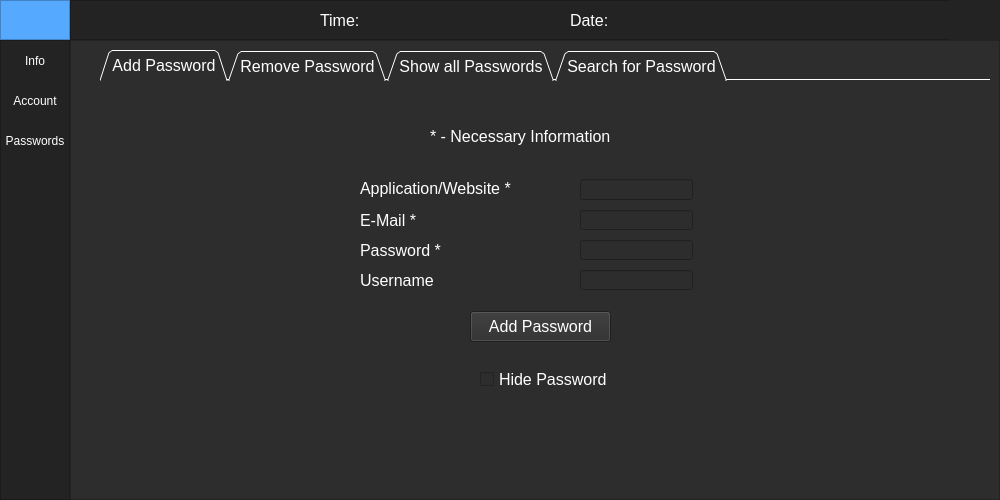
<?xml version="1.0" encoding="UTF-8"?>
<ui version="4.0">
 <class>MainWindow</class>
 <widget class="QMainWindow" name="MainWindow">
  <property name="geometry">
   <rect>
    <x>0</x>
    <y>0</y>
    <width>1000</width>
    <height>500</height>
   </rect>
  </property>
  <property name="minimumSize">
   <size>
    <width>1000</width>
    <height>500</height>
   </size>
  </property>
  <property name="cursor">
   <cursorShape>ArrowCursor</cursorShape>
  </property>
  <property name="windowTitle">
   <string>Password Manager</string>
  </property>
  <property name="windowIcon">
   <iconset>
    <normaloff>../images/password_manager.png</normaloff>../images/password_manager.png</iconset>
  </property>
  <property name="styleSheet">
   <string notr="true">background-color: rgb(45, 45, 45);</string>
  </property>
  <property name="documentMode">
   <bool>false</bool>
  </property>
  <property name="tabShape">
   <enum>QTabWidget::Rounded</enum>
  </property>
  <widget class="QWidget" name="centralwidget">
   <layout class="QVBoxLayout" name="verticalLayout">
    <property name="spacing">
     <number>0</number>
    </property>
    <property name="leftMargin">
     <number>0</number>
    </property>
    <property name="topMargin">
     <number>0</number>
    </property>
    <property name="rightMargin">
     <number>0</number>
    </property>
    <property name="bottomMargin">
     <number>0</number>
    </property>
    <item>
     <widget class="QFrame" name="Top_Bar">
      <property name="maximumSize">
       <size>
        <width>16777215</width>
        <height>40</height>
       </size>
      </property>
      <property name="styleSheet">
       <string notr="true">background-color: rgb(35, 35, 35);</string>
      </property>
      <property name="frameShape">
       <enum>QFrame::NoFrame</enum>
      </property>
      <property name="frameShadow">
       <enum>QFrame::Raised</enum>
      </property>
      <layout class="QHBoxLayout" name="horizontalLayout">
       <property name="spacing">
        <number>0</number>
       </property>
       <property name="leftMargin">
        <number>0</number>
       </property>
       <property name="topMargin">
        <number>0</number>
       </property>
       <property name="rightMargin">
        <number>0</number>
       </property>
       <property name="bottomMargin">
        <number>0</number>
       </property>
       <item>
        <widget class="QFrame" name="frame_toggle">
         <property name="maximumSize">
          <size>
           <width>70</width>
           <height>40</height>
          </size>
         </property>
         <property name="styleSheet">
          <string notr="true">background-color: rgb(85, 170, 255);</string>
         </property>
         <property name="frameShape">
          <enum>QFrame::StyledPanel</enum>
         </property>
         <property name="frameShadow">
          <enum>QFrame::Raised</enum>
         </property>
         <layout class="QVBoxLayout" name="verticalLayout_2">
          <property name="spacing">
           <number>0</number>
          </property>
          <property name="leftMargin">
           <number>0</number>
          </property>
          <property name="topMargin">
           <number>0</number>
          </property>
          <property name="rightMargin">
           <number>0</number>
          </property>
          <property name="bottomMargin">
           <number>0</number>
          </property>
          <item>
           <widget class="QPushButton" name="Btn_Toggle">
            <property name="sizePolicy">
             <sizepolicy hsizetype="Expanding" vsizetype="Expanding">
              <horstretch>0</horstretch>
              <verstretch>0</verstretch>
             </sizepolicy>
            </property>
            <property name="styleSheet">
             <string notr="true">color: rgb(255, 255, 255);
border: 0px solid;</string>
            </property>
            <property name="text">
             <string/>
            </property>
           </widget>
          </item>
         </layout>
        </widget>
       </item>
       <item>
        <widget class="QFrame" name="frame_top">
         <property name="frameShape">
          <enum>QFrame::StyledPanel</enum>
         </property>
         <property name="frameShadow">
          <enum>QFrame::Raised</enum>
         </property>
         <widget class="QLabel" name="time">
          <property name="geometry">
           <rect>
            <x>250</x>
            <y>10</y>
            <width>61</width>
            <height>21</height>
           </rect>
          </property>
          <property name="font">
           <font>
            <pointsize>12</pointsize>
           </font>
          </property>
          <property name="styleSheet">
           <string notr="true">color: rgb(255, 255, 255);</string>
          </property>
          <property name="text">
           <string>Time:</string>
          </property>
         </widget>
         <widget class="QLabel" name="time_stemp">
          <property name="geometry">
           <rect>
            <x>320</x>
            <y>10</y>
            <width>151</width>
            <height>21</height>
           </rect>
          </property>
          <property name="font">
           <font>
            <pointsize>12</pointsize>
           </font>
          </property>
          <property name="styleSheet">
           <string notr="true">color: rgb(255, 255, 255);</string>
          </property>
          <property name="text">
           <string/>
          </property>
         </widget>
         <widget class="QLabel" name="date">
          <property name="geometry">
           <rect>
            <x>500</x>
            <y>10</y>
            <width>61</width>
            <height>20</height>
           </rect>
          </property>
          <property name="font">
           <font>
            <pointsize>12</pointsize>
           </font>
          </property>
          <property name="styleSheet">
           <string notr="true">color: rgb(255, 255, 255);</string>
          </property>
          <property name="text">
           <string>Date:</string>
          </property>
         </widget>
         <widget class="QLabel" name="date_stemp">
          <property name="geometry">
           <rect>
            <x>570</x>
            <y>10</y>
            <width>141</width>
            <height>16</height>
           </rect>
          </property>
          <property name="font">
           <font>
            <pointsize>12</pointsize>
           </font>
          </property>
          <property name="styleSheet">
           <string notr="true">color: rgb(255, 255, 255);</string>
          </property>
          <property name="text">
           <string/>
          </property>
         </widget>
         <widget class="QPushButton" name="btn_logout">
          <property name="geometry">
           <rect>
            <x>880</x>
            <y>0</y>
            <width>51</width>
            <height>40</height>
           </rect>
          </property>
          <property name="minimumSize">
           <size>
            <width>0</width>
            <height>40</height>
           </size>
          </property>
          <property name="styleSheet">
           <string notr="true">QPushButton {
	color: rgb(255, 255, 255);
	background-color: rgb(35, 35, 35);
	border: 0px solid;
}
QPushButton:hover {
	background-color: rgb(85, 170, 255);
}</string>
          </property>
          <property name="text">
           <string/>
          </property>
          <property name="icon">
           <iconset>
            <normaloff>../images/logout.png</normaloff>../images/logout.png</iconset>
          </property>
          <property name="iconSize">
           <size>
            <width>32</width>
            <height>32</height>
           </size>
          </property>
         </widget>
        </widget>
       </item>
      </layout>
     </widget>
    </item>
    <item>
     <widget class="QFrame" name="Content">
      <property name="frameShape">
       <enum>QFrame::NoFrame</enum>
      </property>
      <property name="frameShadow">
       <enum>QFrame::Raised</enum>
      </property>
      <layout class="QHBoxLayout" name="horizontalLayout_2">
       <property name="spacing">
        <number>0</number>
       </property>
       <property name="leftMargin">
        <number>0</number>
       </property>
       <property name="topMargin">
        <number>0</number>
       </property>
       <property name="rightMargin">
        <number>0</number>
       </property>
       <property name="bottomMargin">
        <number>0</number>
       </property>
       <item>
        <widget class="QFrame" name="frame_left_menu">
         <property name="minimumSize">
          <size>
           <width>70</width>
           <height>0</height>
          </size>
         </property>
         <property name="maximumSize">
          <size>
           <width>70</width>
           <height>16777215</height>
          </size>
         </property>
         <property name="styleSheet">
          <string notr="true">background-color: rgb(35, 35, 35);</string>
         </property>
         <property name="frameShape">
          <enum>QFrame::StyledPanel</enum>
         </property>
         <property name="frameShadow">
          <enum>QFrame::Raised</enum>
         </property>
         <layout class="QVBoxLayout" name="verticalLayout_3">
          <property name="leftMargin">
           <number>0</number>
          </property>
          <property name="topMargin">
           <number>0</number>
          </property>
          <property name="rightMargin">
           <number>0</number>
          </property>
          <property name="bottomMargin">
           <number>0</number>
          </property>
          <item alignment="Qt::AlignTop">
           <widget class="QFrame" name="frame_top_menus">
            <property name="frameShape">
             <enum>QFrame::NoFrame</enum>
            </property>
            <property name="frameShadow">
             <enum>QFrame::Raised</enum>
            </property>
            <layout class="QVBoxLayout" name="verticalLayout_4">
             <property name="spacing">
              <number>0</number>
             </property>
             <property name="leftMargin">
              <number>0</number>
             </property>
             <property name="topMargin">
              <number>0</number>
             </property>
             <property name="rightMargin">
              <number>0</number>
             </property>
             <property name="bottomMargin">
              <number>0</number>
             </property>
             <item>
              <widget class="QPushButton" name="btn_page_4">
               <property name="minimumSize">
                <size>
                 <width>0</width>
                 <height>40</height>
                </size>
               </property>
               <property name="styleSheet">
                <string notr="true">QPushButton {
	color: rgb(255, 255, 255);
	background-color: rgb(35, 35, 35);
	border: 0px solid;
}
QPushButton:hover {
	background-color: rgb(85, 170, 255);
}</string>
               </property>
               <property name="text">
                <string>Info</string>
               </property>
              </widget>
             </item>
             <item>
              <widget class="QPushButton" name="btn_page_1">
               <property name="minimumSize">
                <size>
                 <width>0</width>
                 <height>40</height>
                </size>
               </property>
               <property name="styleSheet">
                <string notr="true">QPushButton {
	color: rgb(255, 255, 255);
	background-color: rgb(35, 35, 35);
	border: 0px solid;
}
QPushButton:hover {
	background-color: rgb(85, 170, 255);
}</string>
               </property>
               <property name="text">
                <string>Account</string>
               </property>
              </widget>
             </item>
             <item>
              <widget class="QPushButton" name="btn_page_2">
               <property name="minimumSize">
                <size>
                 <width>0</width>
                 <height>40</height>
                </size>
               </property>
               <property name="styleSheet">
                <string notr="true">QPushButton {
	color: rgb(255, 255, 255);
	background-color: rgb(35, 35, 35);
	border: 0px solid;
}
QPushButton:hover {
	background-color: rgb(85, 170, 255);
}</string>
               </property>
               <property name="text">
                <string>Passwords</string>
               </property>
              </widget>
             </item>
            </layout>
           </widget>
          </item>
          <item>
           <widget class="QPushButton" name="btn_page_3">
            <property name="minimumSize">
             <size>
              <width>0</width>
              <height>40</height>
             </size>
            </property>
            <property name="styleSheet">
             <string notr="true">QPushButton {
	color: rgb(255, 255, 255);
	background-color: rgb(35, 35, 35);
	border: 0px solid;
}
QPushButton:hover {
	background-color: rgb(85, 170, 255);
}</string>
            </property>
            <property name="text">
             <string/>
            </property>
            <property name="icon">
             <iconset>
              <normaloff>../images/settings.png</normaloff>../images/settings.png</iconset>
            </property>
            <property name="iconSize">
             <size>
              <width>32</width>
              <height>32</height>
             </size>
            </property>
           </widget>
          </item>
         </layout>
        </widget>
       </item>
       <item>
        <widget class="QFrame" name="frame_pages">
         <property name="frameShape">
          <enum>QFrame::StyledPanel</enum>
         </property>
         <property name="frameShadow">
          <enum>QFrame::Raised</enum>
         </property>
         <layout class="QVBoxLayout" name="verticalLayout_5">
          <item>
           <widget class="QStackedWidget" name="stackedWidget">
            <property name="font">
             <font>
              <pointsize>8</pointsize>
             </font>
            </property>
            <property name="currentIndex">
             <number>1</number>
            </property>
            <widget class="QWidget" name="page_account">
             <widget class="QLabel" name="headline_account">
              <property name="geometry">
               <rect>
                <x>330</x>
                <y>10</y>
                <width>231</width>
                <height>64</height>
               </rect>
              </property>
              <property name="font">
               <font>
                <pointsize>40</pointsize>
               </font>
              </property>
              <property name="styleSheet">
               <string notr="true">color: #FFF;</string>
              </property>
              <property name="text">
               <string>Account</string>
              </property>
              <property name="alignment">
               <set>Qt::AlignCenter</set>
              </property>
             </widget>
             <widget class="QLabel" name="label_username_2">
              <property name="geometry">
               <rect>
                <x>210</x>
                <y>120</y>
                <width>111</width>
                <height>31</height>
               </rect>
              </property>
              <property name="font">
               <font>
                <pointsize>12</pointsize>
               </font>
              </property>
              <property name="styleSheet">
               <string notr="true">color: rgb(255, 255, 255);</string>
              </property>
              <property name="text">
               <string>Username: </string>
              </property>
             </widget>
             <widget class="QLabel" name="label_email_2">
              <property name="geometry">
               <rect>
                <x>210</x>
                <y>180</y>
                <width>111</width>
                <height>21</height>
               </rect>
              </property>
              <property name="font">
               <font>
                <pointsize>12</pointsize>
               </font>
              </property>
              <property name="styleSheet">
               <string notr="true">color: rgb(255, 255, 255);</string>
              </property>
              <property name="text">
               <string>E-Mail:</string>
              </property>
             </widget>
             <widget class="QLabel" name="label_name_2">
              <property name="geometry">
               <rect>
                <x>210</x>
                <y>230</y>
                <width>111</width>
                <height>21</height>
               </rect>
              </property>
              <property name="font">
               <font>
                <pointsize>12</pointsize>
               </font>
              </property>
              <property name="styleSheet">
               <string notr="true">color: rgb(255, 255, 255);</string>
              </property>
              <property name="text">
               <string>Name:</string>
              </property>
             </widget>
             <widget class="QLabel" name="label_lastname_2">
              <property name="geometry">
               <rect>
                <x>210</x>
                <y>280</y>
                <width>111</width>
                <height>21</height>
               </rect>
              </property>
              <property name="font">
               <font>
                <pointsize>12</pointsize>
               </font>
              </property>
              <property name="styleSheet">
               <string notr="true">color: rgb(255, 255, 255);</string>
              </property>
              <property name="text">
               <string>Lastname:</string>
              </property>
             </widget>
             <widget class="QPushButton" name="btn_change_password">
              <property name="geometry">
               <rect>
                <x>220</x>
                <y>360</y>
                <width>171</width>
                <height>31</height>
               </rect>
              </property>
              <property name="font">
               <font>
                <pointsize>12</pointsize>
               </font>
              </property>
              <property name="styleSheet">
               <string notr="true">QPushButton {
	color: rgb(255, 255, 255);
	background-color: rgb(35, 35, 35);
	border: 0px solid;
}
QPushButton:hover {
	background-color: rgb(85, 170, 255);
}</string>
              </property>
              <property name="text">
               <string>Change Password</string>
              </property>
             </widget>
             <widget class="QPushButton" name="btn_change_email">
              <property name="geometry">
               <rect>
                <x>430</x>
                <y>360</y>
                <width>151</width>
                <height>31</height>
               </rect>
              </property>
              <property name="font">
               <font>
                <pointsize>12</pointsize>
               </font>
              </property>
              <property name="styleSheet">
               <string notr="true">QPushButton {
	color: rgb(255, 255, 255);
	background-color: rgb(35, 35, 35);
	border: 0px solid;
}
QPushButton:hover {
	background-color: rgb(85, 170, 255);
}</string>
              </property>
              <property name="text">
               <string>Change E-Mail</string>
              </property>
             </widget>
            </widget>
            <widget class="QWidget" name="page_passwords">
             <widget class="QTabWidget" name="tabWidget">
              <property name="geometry">
               <rect>
                <x>20</x>
                <y>0</y>
                <width>901</width>
                <height>431</height>
               </rect>
              </property>
              <property name="font">
               <font>
                <pointsize>12</pointsize>
               </font>
              </property>
              <property name="styleSheet">
               <string notr="true">color: rgb(255, 255, 255);</string>
              </property>
              <property name="tabPosition">
               <enum>QTabWidget::North</enum>
              </property>
              <property name="tabShape">
               <enum>QTabWidget::Triangular</enum>
              </property>
              <property name="currentIndex">
               <number>0</number>
              </property>
              <property name="documentMode">
               <bool>true</bool>
              </property>
              <property name="tabsClosable">
               <bool>false</bool>
              </property>
              <property name="movable">
               <bool>false</bool>
              </property>
              <property name="tabBarAutoHide">
               <bool>false</bool>
              </property>
              <widget class="QWidget" name="add_pw">
               <attribute name="title">
                <string>Add Password</string>
               </attribute>
               <widget class="QLabel" name="app">
                <property name="geometry">
                 <rect>
                  <x>260</x>
                  <y>92</y>
                  <width>201</width>
                  <height>31</height>
                 </rect>
                </property>
                <property name="font">
                 <font>
                  <pointsize>12</pointsize>
                 </font>
                </property>
                <property name="styleSheet">
                 <string notr="true">color: rgb(255, 255, 255);</string>
                </property>
                <property name="text">
                 <string>Application/Website *</string>
                </property>
               </widget>
               <widget class="QLineEdit" name="box_email">
                <property name="geometry">
                 <rect>
                  <x>480</x>
                  <y>129</y>
                  <width>113</width>
                  <height>20</height>
                 </rect>
                </property>
                <property name="font">
                 <font>
                  <pointsize>10</pointsize>
                 </font>
                </property>
                <property name="styleSheet">
                 <string notr="true">color: rgb(255, 255, 255);</string>
                </property>
               </widget>
               <widget class="QLineEdit" name="box_app">
                <property name="geometry">
                 <rect>
                  <x>480</x>
                  <y>98</y>
                  <width>113</width>
                  <height>21</height>
                 </rect>
                </property>
                <property name="font">
                 <font>
                  <pointsize>10</pointsize>
                 </font>
                </property>
                <property name="styleSheet">
                 <string notr="true">color: rgb(255, 255, 255);</string>
                </property>
               </widget>
               <widget class="QLabel" name="password">
                <property name="geometry">
                 <rect>
                  <x>260</x>
                  <y>149</y>
                  <width>201</width>
                  <height>41</height>
                 </rect>
                </property>
                <property name="font">
                 <font>
                  <pointsize>12</pointsize>
                 </font>
                </property>
                <property name="styleSheet">
                 <string notr="true">color: rgb(255, 255, 255);</string>
                </property>
                <property name="text">
                 <string>Password *</string>
                </property>
               </widget>
               <widget class="QLabel" name="email">
                <property name="geometry">
                 <rect>
                  <x>260</x>
                  <y>119</y>
                  <width>201</width>
                  <height>41</height>
                 </rect>
                </property>
                <property name="font">
                 <font>
                  <pointsize>12</pointsize>
                 </font>
                </property>
                <property name="styleSheet">
                 <string notr="true">color: rgb(255, 255, 255);</string>
                </property>
                <property name="text">
                 <string>E-Mail *</string>
                </property>
               </widget>
               <widget class="QLineEdit" name="box_password">
                <property name="geometry">
                 <rect>
                  <x>480</x>
                  <y>159</y>
                  <width>113</width>
                  <height>20</height>
                 </rect>
                </property>
                <property name="font">
                 <font>
                  <pointsize>10</pointsize>
                 </font>
                </property>
                <property name="styleSheet">
                 <string notr="true">color: rgb(255, 255, 255);</string>
                </property>
               </widget>
               <widget class="QLineEdit" name="box_username">
                <property name="geometry">
                 <rect>
                  <x>480</x>
                  <y>189</y>
                  <width>113</width>
                  <height>20</height>
                 </rect>
                </property>
                <property name="font">
                 <font>
                  <pointsize>10</pointsize>
                 </font>
                </property>
                <property name="styleSheet">
                 <string notr="true">color: rgb(255, 255, 255);</string>
                </property>
               </widget>
               <widget class="QLabel" name="username">
                <property name="geometry">
                 <rect>
                  <x>260</x>
                  <y>189</y>
                  <width>201</width>
                  <height>21</height>
                 </rect>
                </property>
                <property name="font">
                 <font>
                  <pointsize>12</pointsize>
                 </font>
                </property>
                <property name="styleSheet">
                 <string notr="true">color: rgb(255, 255, 255);</string>
                </property>
                <property name="text">
                 <string>Username</string>
                </property>
               </widget>
               <widget class="QPushButton" name="button_add_password">
                <property name="geometry">
                 <rect>
                  <x>370</x>
                  <y>230</y>
                  <width>141</width>
                  <height>31</height>
                 </rect>
                </property>
                <property name="font">
                 <font>
                  <pointsize>12</pointsize>
                 </font>
                </property>
                <property name="styleSheet">
                 <string notr="true">color: rgb(255, 255, 255);</string>
                </property>
                <property name="text">
                 <string>Add Password</string>
                </property>
               </widget>
               <widget class="QCheckBox" name="hide_password">
                <property name="geometry">
                 <rect>
                  <x>380</x>
                  <y>290</y>
                  <width>161</width>
                  <height>17</height>
                 </rect>
                </property>
                <property name="font">
                 <font>
                  <pointsize>12</pointsize>
                 </font>
                </property>
                <property name="styleSheet">
                 <string notr="true">color: rgb(255, 255, 255);</string>
                </property>
                <property name="text">
                 <string>Hide Password</string>
                </property>
               </widget>
               <widget class="QLabel" name="necessary_info">
                <property name="geometry">
                 <rect>
                  <x>330</x>
                  <y>40</y>
                  <width>251</width>
                  <height>31</height>
                 </rect>
                </property>
                <property name="font">
                 <font>
                  <pointsize>12</pointsize>
                 </font>
                </property>
                <property name="text">
                 <string>* - Necessary Information</string>
                </property>
               </widget>
              </widget>
              <widget class="QWidget" name="rm_pw">
               <attribute name="title">
                <string>Remove Password</string>
               </attribute>
              </widget>
              <widget class="QWidget" name="show_all_pw">
               <attribute name="title">
                <string>Show all Passwords</string>
               </attribute>
               <widget class="QScrollArea" name="scrollArea_2">
                <property name="geometry">
                 <rect>
                  <x>440</x>
                  <y>10</y>
                  <width>441</width>
                  <height>391</height>
                 </rect>
                </property>
                <property name="widgetResizable">
                 <bool>true</bool>
                </property>
                <widget class="QWidget" name="scrollAreaWidgetContents_2">
                 <property name="geometry">
                  <rect>
                   <x>0</x>
                   <y>0</y>
                   <width>439</width>
                   <height>389</height>
                  </rect>
                 </property>
                </widget>
               </widget>
              </widget>
              <widget class="QWidget" name="search_pw">
               <attribute name="title">
                <string>Search for Password</string>
               </attribute>
               <widget class="QScrollArea" name="scrollArea">
                <property name="geometry">
                 <rect>
                  <x>490</x>
                  <y>10</y>
                  <width>391</width>
                  <height>391</height>
                 </rect>
                </property>
                <property name="widgetResizable">
                 <bool>true</bool>
                </property>
                <widget class="QWidget" name="scrollAreaWidgetContents">
                 <property name="geometry">
                  <rect>
                   <x>0</x>
                   <y>0</y>
                   <width>389</width>
                   <height>389</height>
                  </rect>
                 </property>
                 <widget class="QLabel" name="label_result">
                  <property name="geometry">
                   <rect>
                    <x>150</x>
                    <y>20</y>
                    <width>91</width>
                    <height>31</height>
                   </rect>
                  </property>
                  <property name="font">
                   <font>
                    <pointsize>20</pointsize>
                   </font>
                  </property>
                  <property name="text">
                   <string>Result:</string>
                  </property>
                 </widget>
                 <widget class="QTextBrowser" name="label_results">
                  <property name="geometry">
                   <rect>
                    <x>15</x>
                    <y>71</y>
                    <width>361</width>
                    <height>301</height>
                   </rect>
                  </property>
                  <property name="font">
                   <font>
                    <pointsize>12</pointsize>
                   </font>
                  </property>
                  <property name="html">
                   <string>&lt;!DOCTYPE HTML PUBLIC &quot;-//W3C//DTD HTML 4.0//EN&quot; &quot;http://www.w3.org/TR/REC-html40/strict.dtd&quot;&gt;
&lt;html&gt;&lt;head&gt;&lt;meta name=&quot;qrichtext&quot; content=&quot;1&quot; /&gt;&lt;style type=&quot;text/css&quot;&gt;
p, li { white-space: pre-wrap; }
&lt;/style&gt;&lt;/head&gt;&lt;body style=&quot; font-family:'MS Shell Dlg 2'; font-size:12pt; font-weight:400; font-style:normal;&quot;&gt;
&lt;p style=&quot;-qt-paragraph-type:empty; margin-top:0px; margin-bottom:0px; margin-left:0px; margin-right:0px; -qt-block-indent:0; text-indent:0px; font-size:8.25pt;&quot;&gt;&lt;br /&gt;&lt;/p&gt;&lt;/body&gt;&lt;/html&gt;</string>
                  </property>
                 </widget>
                 <widget class="QLabel" name="label_app">
                  <property name="geometry">
                   <rect>
                    <x>30</x>
                    <y>140</y>
                    <width>341</width>
                    <height>41</height>
                   </rect>
                  </property>
                  <property name="font">
                   <font>
                    <pointsize>12</pointsize>
                   </font>
                  </property>
                  <property name="text">
                   <string>Application / Website: </string>
                  </property>
                 </widget>
                 <widget class="QLabel" name="label_email">
                  <property name="geometry">
                   <rect>
                    <x>30</x>
                    <y>200</y>
                    <width>341</width>
                    <height>41</height>
                   </rect>
                  </property>
                  <property name="font">
                   <font>
                    <pointsize>12</pointsize>
                   </font>
                  </property>
                  <property name="text">
                   <string>E-Mail: </string>
                  </property>
                 </widget>
                 <widget class="QLabel" name="label_username">
                  <property name="geometry">
                   <rect>
                    <x>30</x>
                    <y>310</y>
                    <width>341</width>
                    <height>51</height>
                   </rect>
                  </property>
                  <property name="font">
                   <font>
                    <pointsize>12</pointsize>
                   </font>
                  </property>
                  <property name="text">
                   <string>Username: </string>
                  </property>
                 </widget>
                 <widget class="QLabel" name="label_password">
                  <property name="geometry">
                   <rect>
                    <x>30</x>
                    <y>260</y>
                    <width>341</width>
                    <height>41</height>
                   </rect>
                  </property>
                  <property name="font">
                   <font>
                    <pointsize>12</pointsize>
                   </font>
                  </property>
                  <property name="text">
                   <string>Password: </string>
                  </property>
                 </widget>
                </widget>
               </widget>
               <widget class="QLabel" name="necessary_info_search">
                <property name="geometry">
                 <rect>
                  <x>130</x>
                  <y>40</y>
                  <width>211</width>
                  <height>31</height>
                 </rect>
                </property>
                <property name="font">
                 <font>
                  <pointsize>12</pointsize>
                 </font>
                </property>
                <property name="text">
                 <string>* - Necessary Information</string>
                </property>
               </widget>
               <widget class="QLabel" name="app_search">
                <property name="geometry">
                 <rect>
                  <x>20</x>
                  <y>110</y>
                  <width>161</width>
                  <height>41</height>
                 </rect>
                </property>
                <property name="font">
                 <font>
                  <pointsize>12</pointsize>
                 </font>
                </property>
                <property name="styleSheet">
                 <string notr="true">color: rgb(255, 255, 255);</string>
                </property>
                <property name="text">
                 <string>Application/Website *</string>
                </property>
               </widget>
               <widget class="QLabel" name="email_search">
                <property name="geometry">
                 <rect>
                  <x>20</x>
                  <y>140</y>
                  <width>161</width>
                  <height>41</height>
                 </rect>
                </property>
                <property name="font">
                 <font>
                  <pointsize>12</pointsize>
                 </font>
                </property>
                <property name="styleSheet">
                 <string notr="true">color: rgb(255, 255, 255);</string>
                </property>
                <property name="text">
                 <string>E-Mail *</string>
                </property>
               </widget>
               <widget class="QLabel" name="username_3">
                <property name="geometry">
                 <rect>
                  <x>20</x>
                  <y>180</y>
                  <width>161</width>
                  <height>21</height>
                 </rect>
                </property>
                <property name="font">
                 <font>
                  <pointsize>12</pointsize>
                 </font>
                </property>
                <property name="styleSheet">
                 <string notr="true">color: rgb(255, 255, 255);</string>
                </property>
                <property name="text">
                 <string>Username</string>
                </property>
               </widget>
               <widget class="QLineEdit" name="box_app_search">
                <property name="geometry">
                 <rect>
                  <x>210</x>
                  <y>120</y>
                  <width>113</width>
                  <height>20</height>
                 </rect>
                </property>
                <property name="font">
                 <font>
                  <pointsize>12</pointsize>
                 </font>
                </property>
                <property name="styleSheet">
                 <string notr="true">color: rgb(255, 255, 255);</string>
                </property>
               </widget>
               <widget class="QLineEdit" name="box_email_search">
                <property name="geometry">
                 <rect>
                  <x>210</x>
                  <y>150</y>
                  <width>113</width>
                  <height>20</height>
                 </rect>
                </property>
                <property name="font">
                 <font>
                  <pointsize>12</pointsize>
                 </font>
                </property>
                <property name="styleSheet">
                 <string notr="true">color: rgb(255, 255, 255);</string>
                </property>
               </widget>
               <widget class="QLineEdit" name="box_username_search">
                <property name="geometry">
                 <rect>
                  <x>210</x>
                  <y>180</y>
                  <width>113</width>
                  <height>20</height>
                 </rect>
                </property>
                <property name="font">
                 <font>
                  <pointsize>12</pointsize>
                 </font>
                </property>
                <property name="styleSheet">
                 <string notr="true">color: rgb(255, 255, 255);</string>
                </property>
               </widget>
               <widget class="QPushButton" name="btn_start_search">
                <property name="geometry">
                 <rect>
                  <x>60</x>
                  <y>260</y>
                  <width>111</width>
                  <height>41</height>
                 </rect>
                </property>
                <property name="font">
                 <font>
                  <pointsize>12</pointsize>
                 </font>
                </property>
                <property name="text">
                 <string>Start search</string>
                </property>
               </widget>
               <widget class="QPushButton" name="btn_clear_search">
                <property name="geometry">
                 <rect>
                  <x>190</x>
                  <y>260</y>
                  <width>111</width>
                  <height>41</height>
                 </rect>
                </property>
                <property name="font">
                 <font>
                  <pointsize>12</pointsize>
                 </font>
                </property>
                <property name="text">
                 <string>Clear Search</string>
                </property>
               </widget>
               <widget class="QPushButton" name="btn_copy_password">
                <property name="geometry">
                 <rect>
                  <x>110</x>
                  <y>320</y>
                  <width>131</width>
                  <height>41</height>
                 </rect>
                </property>
                <property name="font">
                 <font>
                  <pointsize>12</pointsize>
                 </font>
                </property>
                <property name="text">
                 <string>Copy Password</string>
                </property>
               </widget>
              </widget>
             </widget>
            </widget>
            <widget class="QWidget" name="page_info">
             <widget class="QLabel" name="logo">
              <property name="geometry">
               <rect>
                <x>570</x>
                <y>10</y>
                <width>71</width>
                <height>61</height>
               </rect>
              </property>
              <property name="font">
               <font>
                <pointsize>28</pointsize>
               </font>
              </property>
              <property name="styleSheet">
               <string notr="true"/>
              </property>
              <property name="text">
               <string/>
              </property>
              <property name="pixmap">
               <pixmap>../images/password_manager.png</pixmap>
              </property>
              <property name="scaledContents">
               <bool>true</bool>
              </property>
             </widget>
             <widget class="QLabel" name="password_manager">
              <property name="geometry">
               <rect>
                <x>160</x>
                <y>10</y>
                <width>401</width>
                <height>61</height>
               </rect>
              </property>
              <property name="font">
               <font>
                <pointsize>28</pointsize>
               </font>
              </property>
              <property name="styleSheet">
               <string notr="true">color: rgb(255, 255, 255);</string>
              </property>
              <property name="text">
               <string>Password-Manager</string>
              </property>
             </widget>
             <widget class="QLabel" name="version">
              <property name="geometry">
               <rect>
                <x>230</x>
                <y>100</y>
                <width>111</width>
                <height>41</height>
               </rect>
              </property>
              <property name="font">
               <font>
                <pointsize>20</pointsize>
               </font>
              </property>
              <property name="styleSheet">
               <string notr="true">color: rgb(255, 255, 255);</string>
              </property>
              <property name="text">
               <string>Version:</string>
              </property>
             </widget>
             <widget class="QLabel" name="version_input">
              <property name="geometry">
               <rect>
                <x>340</x>
                <y>100</y>
                <width>391</width>
                <height>41</height>
               </rect>
              </property>
              <property name="font">
               <font>
                <pointsize>20</pointsize>
               </font>
              </property>
              <property name="styleSheet">
               <string notr="true">color: rgb(255, 255, 255);</string>
              </property>
              <property name="text">
               <string/>
              </property>
             </widget>
            </widget>
            <widget class="QWidget" name="page_settings">
             <widget class="QLabel" name="label">
              <property name="geometry">
               <rect>
                <x>310</x>
                <y>10</y>
                <width>241</width>
                <height>81</height>
               </rect>
              </property>
              <property name="font">
               <font>
                <pointsize>40</pointsize>
               </font>
              </property>
              <property name="styleSheet">
               <string notr="true">color: #FFF;</string>
              </property>
              <property name="text">
               <string>Settings</string>
              </property>
              <property name="alignment">
               <set>Qt::AlignCenter</set>
              </property>
             </widget>
            </widget>
           </widget>
          </item>
         </layout>
        </widget>
       </item>
      </layout>
     </widget>
    </item>
   </layout>
  </widget>
 </widget>
 <resources/>
 <connections/>
</ui>
